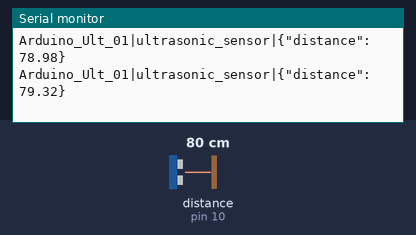
Recording of a sketch running on a simulated Arduino Uno, built with avr-gcc and run on an emulated ATmega328P. Parts: the last lines printed to the serial monitor. Wiring (inferred from the names in the program): ultrasonic range finder: trigger pin 9; echo pin 10. The test bench sets the inputs (shaded band); at power-on: distance to the obstacle (sensor on pin 10) 80 cm. The echo pulse lasts 58.3 µs per cm.

Above: at 10.8 s.
10.9 s: distance to the obstacle (sensor on pin 10) set to 2 cm
At 20.3 s:
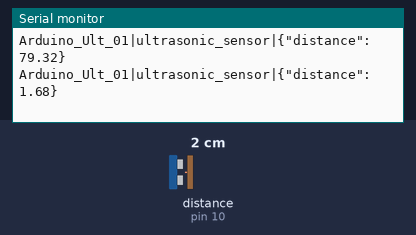
20.9 s: distance to the obstacle (sensor on pin 10) set to 4 cm
At 30.4 s:
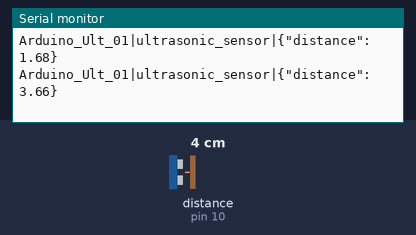
Timing chart, 0 to 31.9 s (numbered marks = the images above; inputs shaded):
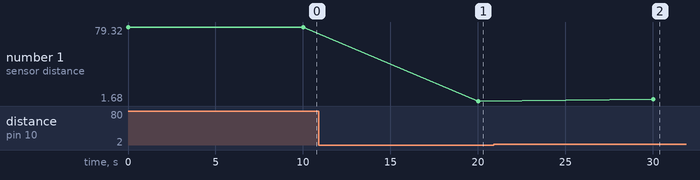

Measured:
- after the input at 10.9 s, the serial monitor: prints a new line after 9.1 s (image 1)
- after the input at 20.9 s, the serial monitor: prints a new line after 9.1 s (image 2)
- plotted number 1: 79.32 → 1.68 after the input at 10.9 s, 1.68 → 3.66 after the input at 20.9 s

The sketch:

arduino_sender.ino
```cpp
#include <Arduino.h>

// --- Configuration ---
#define TRIG_PIN 9
#define ECHO_PIN 10

// Change these to match what you created in Admin Dashboard
String DEVICE_ID = "Arduino_Ult_01";
String PROFILE_ID = "ultrasonic_sensor";

void setup() {
  Serial.begin(9600);
  pinMode(TRIG_PIN, OUTPUT);
  pinMode(ECHO_PIN, INPUT);
}

void loop() {
  long duration;
  float distance;

  // 1. Measure Distance (Your original code)
  digitalWrite(TRIG_PIN, LOW);
  delayMicroseconds(2);
  digitalWrite(TRIG_PIN, HIGH);
  delayMicroseconds(10);
  digitalWrite(TRIG_PIN, LOW);

  duration = pulseIn(ECHO_PIN, HIGH);
  distance = duration * 0.034 / 2;

  // 2. Format Data for Gateway
  // Format: DEVICE_ID|PROFILE_ID|JSON

  String json = "{\"distance\": " + String(distance) + "}";
  String payload = DEVICE_ID + "|" + PROFILE_ID + "|" + json;

  // 3. Send via Serial
  Serial.println(payload);
  // Print debug (Optional: Gateway might ignore lines not starting with ID if logic was stricter,

  delay(10000);
}
```
